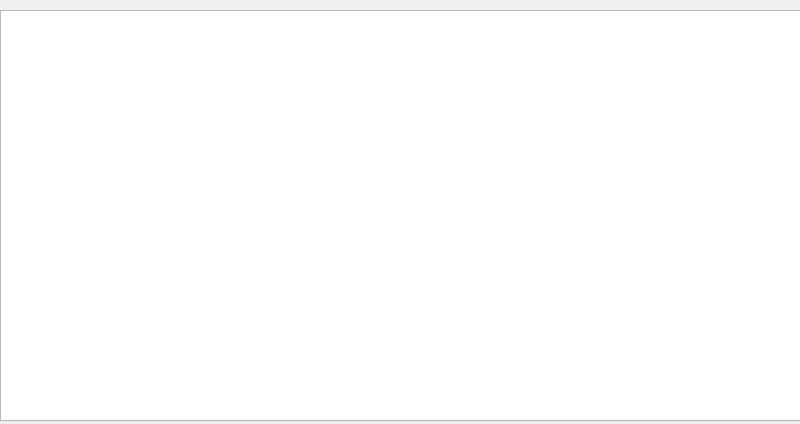
<?xml version="1.0" encoding="UTF-8"?>
<ui version="4.0">
 <class>ViewRegistrations</class>
 <widget class="QDialog" name="ViewRegistrations">
  <property name="geometry">
   <rect>
    <x>0</x>
    <y>0</y>
    <width>800</width>
    <height>424</height>
   </rect>
  </property>
  <property name="windowTitle">
   <string>View Registrations</string>
  </property>
  <widget class="QTableView" name="table">
   <property name="geometry">
    <rect>
     <x>0</x>
     <y>10</y>
     <width>801</width>
     <height>411</height>
    </rect>
   </property>
  </widget>
 </widget>
 <resources/>
 <connections/>
</ui>
